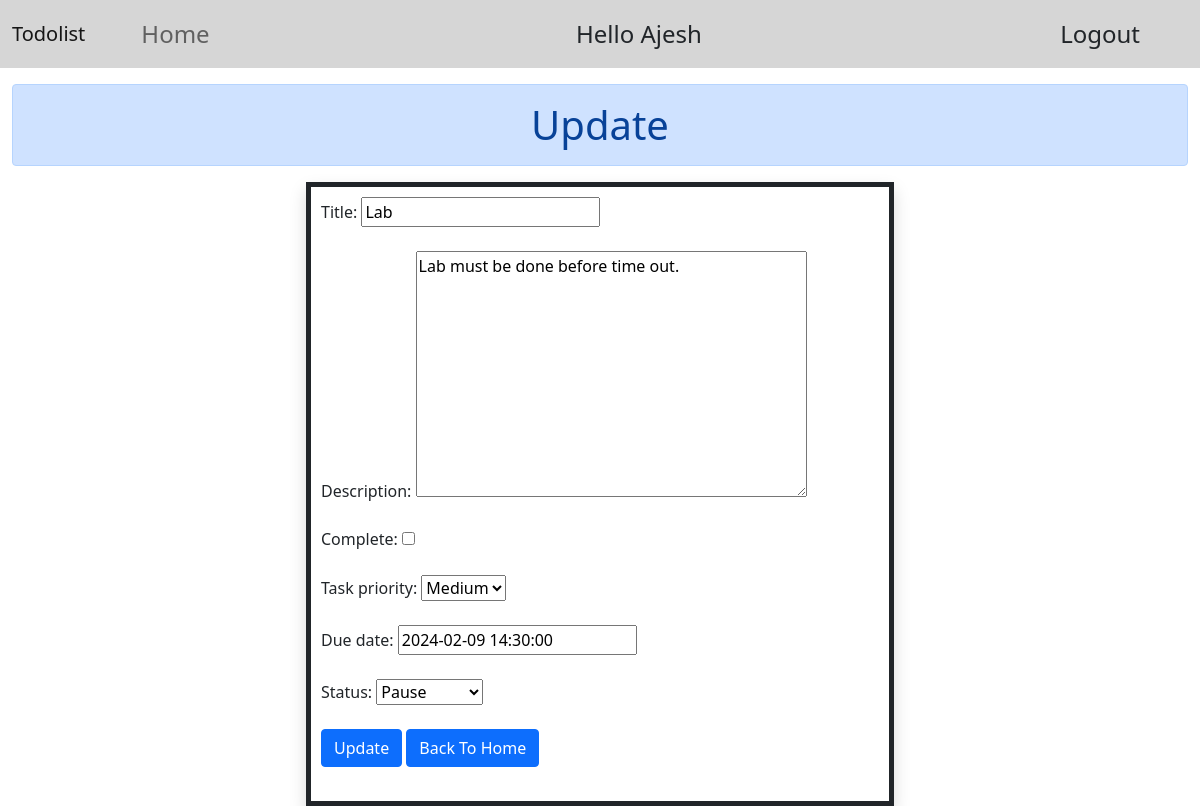
Page /up/5/ (signed in) on the committed database.
### task/models.py (models this page shows, shortened)
class task(models.Model):
  priority_choices =[
  ('Low','Low'),
  ('Medium','Medium'),
  ('High','High'),
]
  status_choices=[
    ('Pause','Pause'),
    ('In progress','in Progress'),
    ('Complete','Complete'),
  ]
  user=models.ForeignKey(User,on_delete=models.CASCADE)
  title=models.CharField(max_length=100)
  description=models.TextField()
  complete=models.BooleanField(default=False)
  create=models.DateTimeField(auto_now_add=True)
  task_priority=models.CharField(choices=priority_choices,max_length=30)
  due_date=models.DateTimeField()
  status=models.CharField(choices=status_choices,max_length=50)

### task/views.py (the view)
# urls.py: path('up/<int:id>/',views.update, name='up'),
def update(request,id):
    if request.method=='POST':
        pi=task.objects.get(pk=id)
        fm=taskfrom(request.POST, instance=pi)
        if fm.is_valid():
            print('valid')
            fm.save()
            return HttpResponseRedirect('/')
    else:
        pi=task.objects.get(pk=id)
        fm=taskfrom(instance=pi)
    return render(request,'task/update.html',{'fm':fm})

### task/forms.py
class taskfrom(forms.ModelForm):
    class Meta:
        model=task
        fields=['title','description','complete','task_priority','due_date','status',]

### task/templates/task/update.html (shortened to what this page needs)
{% extends 'task/base.html' %}
{% load static %}
{% block content %}
<h1 class="mt-3 alert alert-primary text-center">Update</h1>
<div class="container shadow ">
<form action="" method="POST" >
    {% for form in fm %}
    {{form.label_tag}}
    {{form}}
    <br>
    <br>
    {% endfor %}
    <input type="submit" value="Update" class="btn btn-primary">
    <a href="{% url 'hm' %}" class="btn btn-primary">Back To Home</a>
</form>
<br>
</div>
{% endblock content %}

### task/templates/task/base.html (shortened to what this page needs)
<!DOCTYPE html>
{% load static %}
<html lang="en">
<head>
    <link rel="stylesheet" href="{% static 'task/css/bootstrap.min.css' %}">
    <link rel="stylesheet" href="https://cdnjs.cloudflare.com/ajax/libs/font-awesome/4.7.0/css/font-awesome.min.css">
    <link rel="stylesheet" media="screen and (max-width:998)"  href="{% static 'task/css/phone.css' %}">
</head>
<nav class="navbar navbar-expand-lg navbar-light bg-body-tertiary navbar fs-4 ms-0 ">
    <div class="container-fluid">
      <a class="navbar-brand me-2" href="#">Todolist
      </a>
      <div class="collapse navbar-collapse" id="navbarButtonsExample">
        <ul class="navbar-nav me-auto mb-2 mb-lg-0 ms-4">
          <li class="nav-item ms-2">
            <a class="nav-link ms-2" href="{% url 'hm' %}">Home</a>
          </li>
        </ul>
        {% if request.user.is_authenticated %}
        <div class="d-flex align-items-center text-decoration-none me-auto"> Hello {{request.user|title}}
        </div>
        <div class="d-flex align-items-center text-decoration-none ">
          <a href="{% url 'out' %}" class="text-decoration-none text-dark me-5 ">Logout</a>
        </div>
        {% endif %}
      </div>
    </div>
  </nav>
<body>
    <div class="container-fluid ">
    {% block content %}
    {% endblock content %}
</div>
</body>
</html>

### task/static/task/css/phone.css (style rules this page uses)
.navbar { flex-direction: column; }

### task/templates/task/base.html (style rules this page uses)
.container { border: 5px solid; margin: auto; width: 50%; padding: 10px; }
.nav-item { text-align:left; }
.navbar { background-color:#d6d6d6; }

### rows in the picture
task: fm "Lab" "Lab must be done before time out." "Medium" "2024-02-09 14:30:00" "Pause"

### other values in the picture
{{ request.user|title }} "Ajesh"
